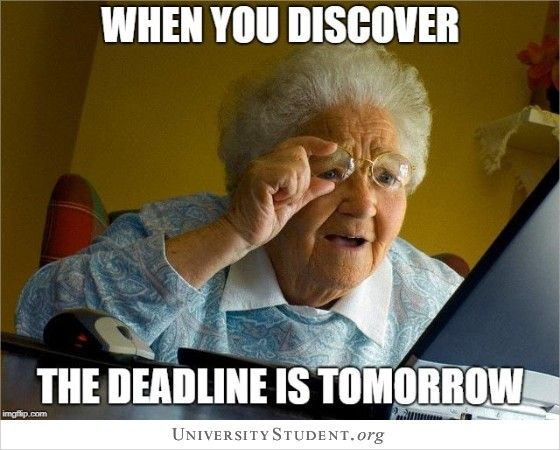
#> input picture deadline-meme.jpg, 560 x 450 px
$ python main.py
#> lines starting #> are read from the running program, lines starting #| are printed output that depends on the picture
import cv2 as cv
import numpy as np


#Original Image
img = cv.imread('deadline-meme.jpg')
#> img is the input picture: shape (450, 560, 3); mean B, G, R 82.1, 106.1, 116.1

cv.imshow('meme', img)


# Blurred
blur = cv.GaussianBlur(img, (9,9), cv.BORDER_DEFAULT)
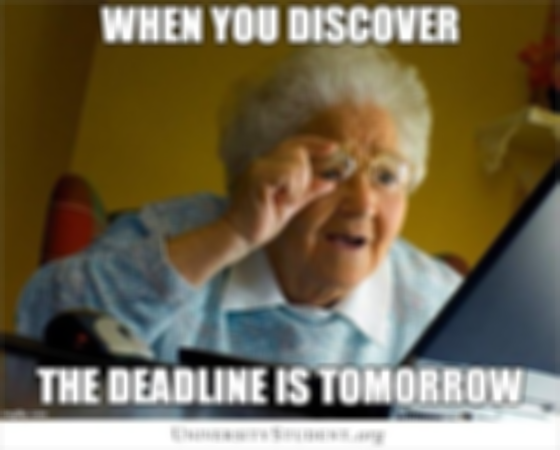
#> blur: shape (450, 560, 3); mean B, G, R 82, 106.1, 116

cv.imshow('blurred-meme', blur)

#Image transformation

#Translation
def translate(img, x, y):
#> called with x = 0, y = 100
    transMat = np.float32([[1,0,x],[0,1,y]])
    dimensions = (img.shape[1], img.shape[0])
#> dimensions = (560, 450)
    return cv.warpAffine(img, transMat, dimensions)
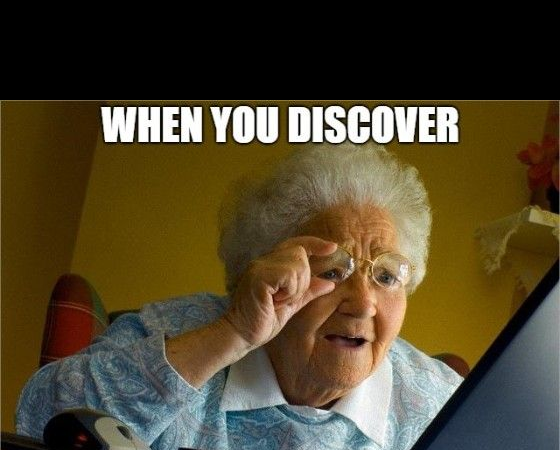
#> returned value: shape (450, 560, 3); mean of channels 0, 1, 2 45, 69.3, 80; drawn as B, G, R

translated = translate(img,0,100)
cv.imshow('Translated', translated)

#Rotation
def rotate(img, angle, rotPoint=None):
#> called with angle = -90
    (height,width) = img.shape[:2]
#> height = 450; width = 560

    if rotPoint is None:
        rotPoint = (width//2,height//2)
#> rotPoint = (280, 225)

    rotMat = cv.getRotationMatrix2D(rotPoint, angle, 1.0)
    dimensions = (width,height)
#> dimensions = (560, 450)

    return cv.warpAffine(img, rotMat, dimensions)
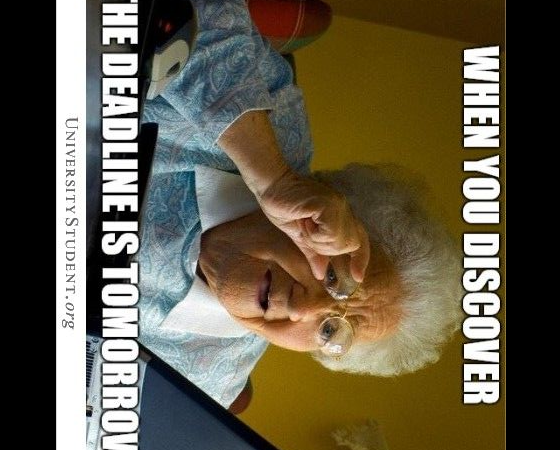
#> returned value: shape (450, 560, 3); mean of channels 0, 1, 2 70.7, 90.4, 98.3; drawn as B, G, R

rotated = rotate(img, -90)
cv.imshow('Rotated', rotated)


#Color Space
#Grayscale
grayimg = cv.cvtColor(img, cv.COLOR_BGR2GRAY)
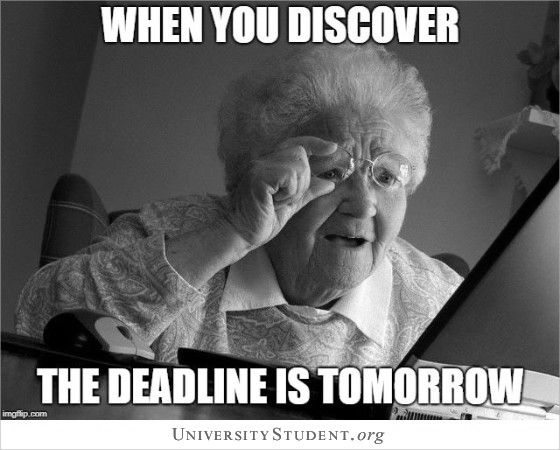
#> grayimg: shape (450, 560); min 0, max 255, mean 106.4
cv.imshow('Gray', grayimg)

#HSV
hsv = cv.cvtColor(img,cv.COLOR_BGR2HSV)
#> hsv: shape (450, 560, 3); mean H, S, V 41, 129.2, 121.7
cv.imshow('hsv', hsv)

#L*a*b
lab = cv.cvtColor(img,cv.COLOR_BGR2LAB)
#> lab: shape (450, 560, 3); mean of channels 0, 1, 2 112.6, 130.3, 142.8
cv.imshow('lab', lab)

cv.waitKey(0)
